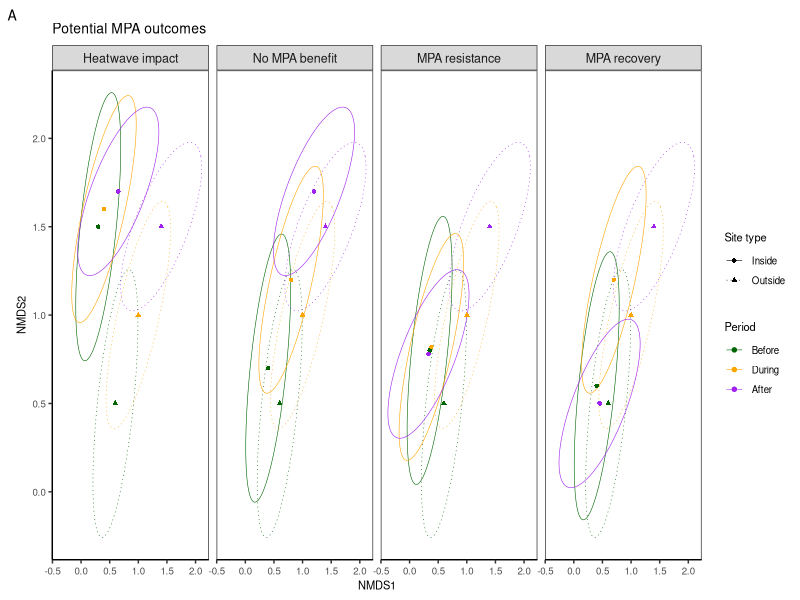

Write R code to recreate this figure. (Note: this script raises an error after producing the figure.)


# Read data
################################################################################

# Clear workspace
rm(list = ls())

# Packages
library(tidyverse)

# Directories
plotdir <- "analyses/5community_climate_ecology/figures"


# Ellipse helper function
################################################################################

# Function to create ellipse
create_ellipse_df <- function(l, h, x1, y1, theta_deg, n = 100) {
  
  # Convert theta from degrees to radians
  theta <- theta_deg * pi / 180
  
  # Generate angles evenly spaced between 0 and 2*pi
  angles <- seq(0, 2 * pi, length.out = n)
  
  # Compute x and y coordinates for each angle
  x <- x1 + l * cos(angles) * cos(theta) - h * sin(angles) * sin(theta)
  y <- y1 + l * cos(angles) * sin(theta) + h * sin(angles) * cos(theta)
  
  # Create the data frame
  ellipse_df <- data.frame(x = x, y = y)
  
  # Return
  return(ellipse_df)
  
}

# Example usage
l <- 5  # length
h <- 3  # height
x1 <- 0  # centroid x-coordinate
y1 <- 0  # centroid y-coordinate
theta_deg <- 45  # angle in degrees

# Run function
ellipse_data <- create_ellipse_df(l, h, x1, y1, theta_deg, n = 100)


# Simulate outside ellipses
################################################################################

# Outside ellipse parameters
outside_par <- tibble(site_type="Outside", 
                      period=c("Before", "During", "After"),
                      x1=c(0.6, 1, 1.4),
                      y1=c(0.5, 1, 1.5),
                      l=rep(0.8,3),
                      h=rep(0.3,3),
                      theta=c(70, 50, 30))

# Build outside ellipses
x <- 1
outside_ell <- purrr::map_df(1:nrow(outside_par), function(x){
  
  # Simulate
  period <- outside_par$period[x]
  df <-  create_ellipse_df(l=outside_par$l[x], 
                           h=outside_par$h[x], 
                           x1=outside_par$x1[x], 
                           y1=outside_par$y1[x], 
                           theta_deg=outside_par$theta[x], 
                           n = 100) %>% 
    mutate(site_type="Outside", 
           period=period) %>% 
    select(site_type, period, x, y)
  
})

# Ellipses for each scenario
scenarios <- c("Heatwave impact", "No MPA benefit", "MPA resistance", "MPA recovery")
outside_ell_all <- purrr::map_df(1:length(scenarios), function(x){
  
  # Simulates
  scenario <- scenarios[x]
  df <- outside_ell %>% 
    mutate(scenario=scenario) %>% 
    select(scenario, everything())
  
})

# Centroids for each scenario
outside_ell_pts_all <- purrr::map_df(1:length(scenarios), function(x){
  
  # Simulates
  scenario <- scenarios[x]
  df <- outside_par %>% 
    mutate(scenario=scenario) %>% 
    select(scenario, everything())
  
})

# Simulate inside ellipses
################################################################################

# Inside ellipse parameters
inside_par <- tibble(site_type="Inside", 
                     scenario=c(rep("Heatwave impact", 3),
                                rep("No MPA benefit", 3),
                                rep("MPA resistance", 3),
                                rep("MPA recovery", 3)),
                     period=rep(c("Before", "During", "After"), 4),
                     x1=c(0.3, 0.4, 0.65,
                           0.4, 0.8, 1.2,
                           0.35, 0.38, 0.33,
                           0.4, 0.7, 0.45),
                      y1=c(1.5, 1.6, 1.7,
                           0.7, 1.2, 1.7,
                           0.8, 0.82, 0.78, 
                           0.6, 1.2, 0.5),
                      l=0.8,
                      h=0.3,
                      theta=rep(c(70, 50, 30), 4))

# Build inside ellipses
x <- 1
inside_ell <- purrr::map_df(1:nrow(inside_par), function(x){
  
  # Simulate
  period <- inside_par$period[x]
  scenario <- inside_par$scenario[x]
  df <-  create_ellipse_df(l=inside_par$l[x], 
                           h=inside_par$h[x], 
                           x1=inside_par$x1[x], 
                           y1=inside_par$y1[x], 
                           theta_deg=inside_par$theta[x], 
                           n = 100) %>% 
    mutate(scenario=scenario,
           site_type="Inside", 
           period=period) %>% 
    select(scenario, site_type, period, x, y)
  
})



# Merge inside/outside ellipses
################################################################################

# Merge ellipses
data_sim <- bind_rows(outside_ell_all, inside_ell) %>% 
  mutate(scenario=factor(scenario, levels=scenarios),
         period=factor(period, levels=c("Before", "During", "After")),
         site_type=factor(site_type, levels=c("Inside", "Outside")))

# Merge ellipse centroids
data_sim_pts <- bind_rows(outside_ell_pts_all, inside_par) %>% 
  mutate(scenario=factor(scenario, levels=scenarios),
         period=factor(period, levels=c("Before", "During", "After")),
         site_type=factor(site_type, levels=c("Inside", "Outside")))


# Plot data
################################################################################

# Theme
my_theme <-  theme(axis.text=element_text(size=7),
                   axis.title=element_text(size=8),
                   legend.text=element_text(size=7),
                   legend.title=element_text(size=8),
                   strip.text=element_text(size=9),
                   plot.title=element_text(size=10),
                   plot.tag = element_text(size=10),
                   # Gridlines
                   panel.grid.major = element_blank(), 
                   panel.grid.minor = element_blank(),
                   panel.background = element_blank(), 
                   axis.line = element_line(colour = "black"),
                   # Legend
                   legend.key.size = unit(0.5, "cm"),
                   legend.background = element_rect(fill=alpha('blue', 0)))


# Plot data
g <- ggplot(data_sim, aes(x=x, y=y, color=period, linetype=site_type)) +
  facet_wrap(~scenario, nrow=1) +
  # Ellipses
  geom_path(linewidth=0.2) +
  geom_point(data_sim_pts, mapping=aes(x=x1, y=y1, color=period, shape=site_type), size=1.2) +
  # Labels
  labs(x="NMDS1", y="NMDS2", tag="A", title="Potential MPA outcomes") +
  # Legends
  scale_linetype_manual(name="Site type", values=c("solid", "dotted"), drop=F) +
  scale_shape_manual(name="Site type", values=c(16, 17), drop=F) +
  scale_color_manual(name="Period", values=c("darkgreen", "orange", "purple")) +
  # Theme
  theme_bw() + my_theme
g

# Export
ggsave(g, filename=file.path(plotdir, "Fig2_conceptual_schematic.png"), 
       width=6.5, height=2.25, units="in", dpi=600)







